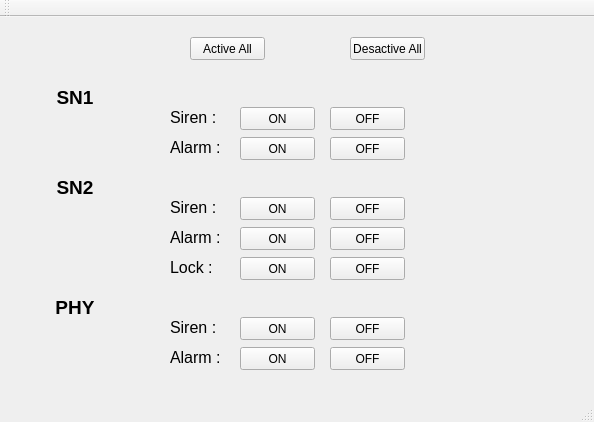
<?xml version="1.0" encoding="UTF-8"?>
<ui version="4.0">
 <class>writeValueClass</class>
 <widget class="QMainWindow" name="writeValueClass">
  <property name="geometry">
   <rect>
    <x>0</x>
    <y>0</y>
    <width>594</width>
    <height>422</height>
   </rect>
  </property>
  <property name="windowTitle">
   <string>writeValue</string>
  </property>
  <widget class="QWidget" name="centralWidget">
   <widget class="QPushButton" name="activeAll">
    <property name="geometry">
     <rect>
      <x>190</x>
      <y>20</y>
      <width>75</width>
      <height>23</height>
     </rect>
    </property>
    <property name="text">
     <string>Active All</string>
    </property>
   </widget>
   <widget class="QPushButton" name="desactiveAll">
    <property name="geometry">
     <rect>
      <x>350</x>
      <y>20</y>
      <width>75</width>
      <height>23</height>
     </rect>
    </property>
    <property name="text">
     <string>Desactive All</string>
    </property>
   </widget>
   <widget class="QLabel" name="SN1">
    <property name="geometry">
     <rect>
      <x>50</x>
      <y>70</y>
      <width>50</width>
      <height>20</height>
     </rect>
    </property>
    <property name="font">
     <font>
      <pointsize>14</pointsize>
      <weight>75</weight>
      <bold>true</bold>
      <kerning>false</kerning>
     </font>
    </property>
    <property name="text">
     <string>SN1</string>
    </property>
    <property name="alignment">
     <set>Qt::AlignCenter</set>
    </property>
   </widget>
   <widget class="QPushButton" name="on_11">
    <property name="geometry">
     <rect>
      <x>240</x>
      <y>90</y>
      <width>75</width>
      <height>23</height>
     </rect>
    </property>
    <property name="text">
     <string>ON</string>
    </property>
   </widget>
   <widget class="QPushButton" name="on_12">
    <property name="geometry">
     <rect>
      <x>240</x>
      <y>120</y>
      <width>75</width>
      <height>23</height>
     </rect>
    </property>
    <property name="text">
     <string>ON</string>
    </property>
   </widget>
   <widget class="QPushButton" name="off_12">
    <property name="geometry">
     <rect>
      <x>330</x>
      <y>120</y>
      <width>75</width>
      <height>23</height>
     </rect>
    </property>
    <property name="text">
     <string>OFF</string>
    </property>
   </widget>
   <widget class="QPushButton" name="off_11">
    <property name="geometry">
     <rect>
      <x>330</x>
      <y>90</y>
      <width>75</width>
      <height>23</height>
     </rect>
    </property>
    <property name="text">
     <string>OFF</string>
    </property>
   </widget>
   <widget class="QLabel" name="SN2">
    <property name="geometry">
     <rect>
      <x>50</x>
      <y>160</y>
      <width>50</width>
      <height>20</height>
     </rect>
    </property>
    <property name="font">
     <font>
      <pointsize>14</pointsize>
      <weight>75</weight>
      <bold>true</bold>
      <kerning>false</kerning>
     </font>
    </property>
    <property name="text">
     <string>SN2</string>
    </property>
    <property name="alignment">
     <set>Qt::AlignCenter</set>
    </property>
   </widget>
   <widget class="QLabel" name="PHY">
    <property name="geometry">
     <rect>
      <x>50</x>
      <y>280</y>
      <width>50</width>
      <height>20</height>
     </rect>
    </property>
    <property name="font">
     <font>
      <pointsize>14</pointsize>
      <weight>75</weight>
      <bold>true</bold>
      <kerning>false</kerning>
     </font>
    </property>
    <property name="text">
     <string>PHY</string>
    </property>
    <property name="alignment">
     <set>Qt::AlignCenter</set>
    </property>
   </widget>
   <widget class="QLabel" name="label_4">
    <property name="geometry">
     <rect>
      <x>170</x>
      <y>90</y>
      <width>60</width>
      <height>20</height>
     </rect>
    </property>
    <property name="font">
     <font>
      <pointsize>12</pointsize>
     </font>
    </property>
    <property name="text">
     <string>Siren :</string>
    </property>
   </widget>
   <widget class="QLabel" name="label_5">
    <property name="geometry">
     <rect>
      <x>170</x>
      <y>120</y>
      <width>60</width>
      <height>20</height>
     </rect>
    </property>
    <property name="font">
     <font>
      <pointsize>12</pointsize>
     </font>
    </property>
    <property name="text">
     <string>Alarm :</string>
    </property>
   </widget>
   <widget class="QPushButton" name="on_21">
    <property name="geometry">
     <rect>
      <x>240</x>
      <y>180</y>
      <width>75</width>
      <height>23</height>
     </rect>
    </property>
    <property name="text">
     <string>ON</string>
    </property>
   </widget>
   <widget class="QPushButton" name="on_22">
    <property name="geometry">
     <rect>
      <x>240</x>
      <y>210</y>
      <width>75</width>
      <height>23</height>
     </rect>
    </property>
    <property name="text">
     <string>ON</string>
    </property>
   </widget>
   <widget class="QPushButton" name="off_22">
    <property name="geometry">
     <rect>
      <x>330</x>
      <y>210</y>
      <width>75</width>
      <height>23</height>
     </rect>
    </property>
    <property name="text">
     <string>OFF</string>
    </property>
   </widget>
   <widget class="QLabel" name="label_6">
    <property name="geometry">
     <rect>
      <x>170</x>
      <y>210</y>
      <width>60</width>
      <height>20</height>
     </rect>
    </property>
    <property name="font">
     <font>
      <pointsize>12</pointsize>
     </font>
    </property>
    <property name="text">
     <string>Alarm :</string>
    </property>
   </widget>
   <widget class="QPushButton" name="off_21">
    <property name="geometry">
     <rect>
      <x>330</x>
      <y>180</y>
      <width>75</width>
      <height>23</height>
     </rect>
    </property>
    <property name="text">
     <string>OFF</string>
    </property>
   </widget>
   <widget class="QLabel" name="label_7">
    <property name="geometry">
     <rect>
      <x>170</x>
      <y>180</y>
      <width>60</width>
      <height>20</height>
     </rect>
    </property>
    <property name="font">
     <font>
      <pointsize>12</pointsize>
     </font>
    </property>
    <property name="text">
     <string>Siren :</string>
    </property>
   </widget>
   <widget class="QLabel" name="label_8">
    <property name="geometry">
     <rect>
      <x>170</x>
      <y>240</y>
      <width>60</width>
      <height>20</height>
     </rect>
    </property>
    <property name="font">
     <font>
      <pointsize>12</pointsize>
     </font>
    </property>
    <property name="text">
     <string>Lock :</string>
    </property>
   </widget>
   <widget class="QPushButton" name="on_23">
    <property name="geometry">
     <rect>
      <x>240</x>
      <y>240</y>
      <width>75</width>
      <height>23</height>
     </rect>
    </property>
    <property name="text">
     <string>ON</string>
    </property>
   </widget>
   <widget class="QPushButton" name="off_23">
    <property name="geometry">
     <rect>
      <x>330</x>
      <y>240</y>
      <width>75</width>
      <height>23</height>
     </rect>
    </property>
    <property name="text">
     <string>OFF</string>
    </property>
   </widget>
   <widget class="QPushButton" name="on_31">
    <property name="geometry">
     <rect>
      <x>240</x>
      <y>300</y>
      <width>75</width>
      <height>23</height>
     </rect>
    </property>
    <property name="text">
     <string>ON</string>
    </property>
   </widget>
   <widget class="QPushButton" name="on_32">
    <property name="geometry">
     <rect>
      <x>240</x>
      <y>330</y>
      <width>75</width>
      <height>23</height>
     </rect>
    </property>
    <property name="text">
     <string>ON</string>
    </property>
   </widget>
   <widget class="QPushButton" name="off_32">
    <property name="geometry">
     <rect>
      <x>330</x>
      <y>330</y>
      <width>75</width>
      <height>23</height>
     </rect>
    </property>
    <property name="text">
     <string>OFF</string>
    </property>
   </widget>
   <widget class="QLabel" name="label_9">
    <property name="geometry">
     <rect>
      <x>170</x>
      <y>330</y>
      <width>60</width>
      <height>20</height>
     </rect>
    </property>
    <property name="font">
     <font>
      <pointsize>12</pointsize>
     </font>
    </property>
    <property name="text">
     <string>Alarm :</string>
    </property>
   </widget>
   <widget class="QPushButton" name="off_31">
    <property name="geometry">
     <rect>
      <x>330</x>
      <y>300</y>
      <width>75</width>
      <height>23</height>
     </rect>
    </property>
    <property name="text">
     <string>OFF</string>
    </property>
   </widget>
   <widget class="QLabel" name="label_10">
    <property name="geometry">
     <rect>
      <x>170</x>
      <y>300</y>
      <width>60</width>
      <height>20</height>
     </rect>
    </property>
    <property name="font">
     <font>
      <pointsize>12</pointsize>
     </font>
    </property>
    <property name="text">
     <string>Siren :</string>
    </property>
   </widget>
  </widget>
  <widget class="QMenuBar" name="menuBar">
   <property name="geometry">
    <rect>
     <x>0</x>
     <y>0</y>
     <width>594</width>
     <height>21</height>
    </rect>
   </property>
  </widget>
  <widget class="QToolBar" name="mainToolBar">
   <attribute name="toolBarArea">
    <enum>TopToolBarArea</enum>
   </attribute>
   <attribute name="toolBarBreak">
    <bool>false</bool>
   </attribute>
  </widget>
  <widget class="QStatusBar" name="statusBar"/>
 </widget>
 <layoutdefault spacing="6" margin="11"/>
 <resources>
  <include location="writeValue.qrc"/>
 </resources>
 <connections>
  <connection>
   <sender>off_11</sender>
   <signal>clicked()</signal>
   <receiver>writeValueClass</receiver>
   <slot>off_11()</slot>
   <hints>
    <hint type="sourcelabel">
     <x>367</x>
     <y>134</y>
    </hint>
    <hint type="destinationlabel">
     <x>296</x>
     <y>210</y>
    </hint>
   </hints>
  </connection>
  <connection>
   <sender>off_12</sender>
   <signal>clicked()</signal>
   <receiver>writeValueClass</receiver>
   <slot>off_12()</slot>
   <hints>
    <hint type="sourcelabel">
     <x>367</x>
     <y>164</y>
    </hint>
    <hint type="destinationlabel">
     <x>296</x>
     <y>210</y>
    </hint>
   </hints>
  </connection>
  <connection>
   <sender>on_11</sender>
   <signal>clicked()</signal>
   <receiver>writeValueClass</receiver>
   <slot>on_11()</slot>
   <hints>
    <hint type="sourcelabel">
     <x>277</x>
     <y>134</y>
    </hint>
    <hint type="destinationlabel">
     <x>296</x>
     <y>210</y>
    </hint>
   </hints>
  </connection>
  <connection>
   <sender>on_12</sender>
   <signal>clicked()</signal>
   <receiver>writeValueClass</receiver>
   <slot>on_12()</slot>
   <hints>
    <hint type="sourcelabel">
     <x>277</x>
     <y>164</y>
    </hint>
    <hint type="destinationlabel">
     <x>296</x>
     <y>210</y>
    </hint>
   </hints>
  </connection>
  <connection>
   <sender>on_21</sender>
   <signal>clicked()</signal>
   <receiver>writeValueClass</receiver>
   <slot>on_21()</slot>
   <hints>
    <hint type="sourcelabel">
     <x>277</x>
     <y>224</y>
    </hint>
    <hint type="destinationlabel">
     <x>296</x>
     <y>210</y>
    </hint>
   </hints>
  </connection>
  <connection>
   <sender>off_22</sender>
   <signal>clicked()</signal>
   <receiver>writeValueClass</receiver>
   <slot>off_22()</slot>
   <hints>
    <hint type="sourcelabel">
     <x>367</x>
     <y>254</y>
    </hint>
    <hint type="destinationlabel">
     <x>296</x>
     <y>210</y>
    </hint>
   </hints>
  </connection>
  <connection>
   <sender>on_23</sender>
   <signal>clicked()</signal>
   <receiver>writeValueClass</receiver>
   <slot>on_23()</slot>
   <hints>
    <hint type="sourcelabel">
     <x>277</x>
     <y>284</y>
    </hint>
    <hint type="destinationlabel">
     <x>296</x>
     <y>210</y>
    </hint>
   </hints>
  </connection>
  <connection>
   <sender>on_31</sender>
   <signal>clicked()</signal>
   <receiver>writeValueClass</receiver>
   <slot>on_31()</slot>
   <hints>
    <hint type="sourcelabel">
     <x>277</x>
     <y>344</y>
    </hint>
    <hint type="destinationlabel">
     <x>296</x>
     <y>210</y>
    </hint>
   </hints>
  </connection>
  <connection>
   <sender>on_32</sender>
   <signal>clicked()</signal>
   <receiver>writeValueClass</receiver>
   <slot>on_32()</slot>
   <hints>
    <hint type="sourcelabel">
     <x>277</x>
     <y>374</y>
    </hint>
    <hint type="destinationlabel">
     <x>296</x>
     <y>210</y>
    </hint>
   </hints>
  </connection>
  <connection>
   <sender>on_22</sender>
   <signal>clicked()</signal>
   <receiver>writeValueClass</receiver>
   <slot>off_22()</slot>
   <hints>
    <hint type="sourcelabel">
     <x>277</x>
     <y>254</y>
    </hint>
    <hint type="destinationlabel">
     <x>296</x>
     <y>210</y>
    </hint>
   </hints>
  </connection>
  <connection>
   <sender>off_21</sender>
   <signal>clicked()</signal>
   <receiver>writeValueClass</receiver>
   <slot>off_21()</slot>
   <hints>
    <hint type="sourcelabel">
     <x>367</x>
     <y>224</y>
    </hint>
    <hint type="destinationlabel">
     <x>296</x>
     <y>210</y>
    </hint>
   </hints>
  </connection>
  <connection>
   <sender>off_23</sender>
   <signal>clicked()</signal>
   <receiver>writeValueClass</receiver>
   <slot>off_23()</slot>
   <hints>
    <hint type="sourcelabel">
     <x>367</x>
     <y>284</y>
    </hint>
    <hint type="destinationlabel">
     <x>296</x>
     <y>210</y>
    </hint>
   </hints>
  </connection>
  <connection>
   <sender>off_31</sender>
   <signal>clicked()</signal>
   <receiver>writeValueClass</receiver>
   <slot>off_31()</slot>
   <hints>
    <hint type="sourcelabel">
     <x>367</x>
     <y>344</y>
    </hint>
    <hint type="destinationlabel">
     <x>296</x>
     <y>210</y>
    </hint>
   </hints>
  </connection>
  <connection>
   <sender>off_32</sender>
   <signal>clicked()</signal>
   <receiver>writeValueClass</receiver>
   <slot>off_32()</slot>
   <hints>
    <hint type="sourcelabel">
     <x>367</x>
     <y>374</y>
    </hint>
    <hint type="destinationlabel">
     <x>296</x>
     <y>210</y>
    </hint>
   </hints>
  </connection>
 </connections>
 <slots>
  <slot>on_11()</slot>
  <slot>off_11()</slot>
  <slot>on_12()</slot>
  <slot>off_12()</slot>
  <slot>on_21()</slot>
  <slot>off_21()</slot>
  <slot>on_22()</slot>
  <slot>off_22()</slot>
  <slot>on_23()</slot>
  <slot>off_23()</slot>
  <slot>on_31()</slot>
  <slot>off_31()</slot>
  <slot>on_32()</slot>
  <slot>off_32()</slot>
 </slots>
</ui>
